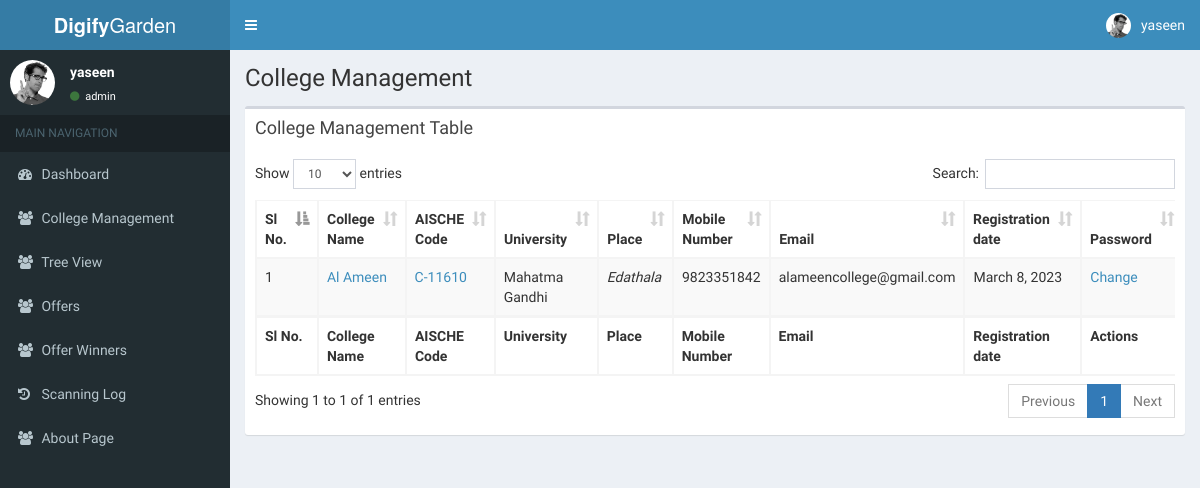
The app's page /super.digifygarden.com/pages/collagemanagement.php (signed in) with its own data.
### tables this page shows
CREATE TABLE `tbl_clg` (
  `u_id` varchar(20) NOT NULL,
  `c_name` varchar(120) NOT NULL,
  `uni_name` varchar(120) NOT NULL,
  `a_id` int(10) NOT NULL,
  `mobnum` varchar(10) NOT NULL,
  `email` varchar(120) NOT NULL,
  `clg_reg_date` timestamp NOT NULL DEFAULT current_timestamp()
);

CREATE TABLE `tbl_clg_login` (
  `log_id` int(10) NOT NULL,
  `u_id` varchar(20) NOT NULL,
  `password` varchar(60) NOT NULL,
  `status` int(2) NOT NULL,
  `remarks` varchar(40) NOT NULL
);

CREATE TABLE `tbl_clg_address` (
  `a_id` int(10) NOT NULL,
  `city` varchar(25) NOT NULL,
  `pincode` int(6) NOT NULL,
  `district` varchar(25) NOT NULL,
  `state` varchar(25) NOT NULL
);

### super.digifygarden.com/pages/collagemanagement.php (the view, shortened to what this page needs)
<!DOCTYPE html>
<html>
<head>
  <link href="../bootstrap/css/bootstrap.min.css" rel="stylesheet" type="text/css" />
  <link href="https://maxcdn.bootstrapcdn.com/font-awesome/4.3.0/css/font-awesome.min.css" rel="stylesheet" type="text/css" />
  <link href="https://code.ionicframework.com/ionicons/2.0.1/css/ionicons.min.css" rel="stylesheet" type="text/css" />
  <link href="../plugins/datatables/dataTables.bootstrap.css" rel="stylesheet" type="text/css" />
  <link href="../dist/css/AdminLTE.min.css" rel="stylesheet" type="text/css" />
  <link href="../dist/css/skins/_all-skins.min.css" rel="stylesheet" type="text/css" />
</head>
<body class="skin-blue sidebar-mini">
  <div class="wrapper">
    <?php include '../components/navigation.php';
    ?>
    <aside class="main-sidebar">
    </aside>
    <div class="content-wrapper">
      <section class="content-header">
        <h1>
          College Management
        </h1>
      </section>
      <?php
      include '../../util/connection.php';
      $query = "SELECT * FROM tbl_clg INNER JOIN tbl_clg_address ON tbl_clg.a_id = tbl_clg_address.a_id INNER JOIN tbl_clg_login ON tbl_clg.u_id = tbl_clg_login.u_id;";
      $clg = mysqli_query($conn, $query);
      ?>
      <section class="content">
        <div class="row">
          <div class="col-xs-12">
            <div class="box">
              <div class="box-header">
                <h3 class="box-title">College Management Table</h3>
              </div>
              <div class="box-body">
                <table id="example1" class="table table-bordered table-striped">
                  <thead>
                    <tr>
                      <th width="5%">Sl No.</th>
                      <th>College Name</th>
                      <th>AISCHE Code</th>
                      <th>University</th>
                      <th>Place</th>
                      <th>Mobile Number</th>
                      <th>Email</th>
                      <th>Registration date</th>
                      <th>Password</th>
                    </tr>
                  </thead>
                  <tbody>
                    <?php
$si=0;
                    if (mysqli_num_rows($clg) > 0) {
                      while ($rowData = mysqli_fetch_array($clg)) {
                        $si++;
                        $date_string = $rowData['clg_reg_date'];
                        $formatted_date = date("F j, Y", strtotime($date_string));
                        echo " <tr>
    <td>".$si."</td>
    <td><a href='clgdetailsview.php?id=" . ($rowData['u_id']) . "'>  " . ($rowData['c_name']) . "</a></td>
    <td><a href='https://digifygarden.com/uploads/".$rowData['u_id'].".pdf '   data-u-id='" . $rowData['u_id'] . "'>".$rowData['u_id']."</a></td>
    <td>" . ($rowData['uni_name']) . "</td>
    <td><i>" . ($rowData['city']) . "</i></td>
    <td>" . ($rowData['mobnum']) . "</td>
    <td>" . ($rowData['email']) . "</td>
    <td>" . ($formatted_date) . "</td>
    <td><a href='changePass.php?user_id=" . ($rowData['u_id']) . "'>Change</a></td>
    ";
                    ?>
            </tr>
        <?php
                      }
                    }
        ?>
        </tbody>
        <tfoot>
          <tr>
            <th>Sl No.</th>
            <th>College Name</th>
            <th>AISCHE Code</th>
            <th>University</th>
            <th>Place</th>
            <th>Mobile Number</th>
            <th>Email</th>
            <th>Registration date</th>
            <th>Actions</th>
          </tr>
        </tfoot>
        </table>
            </div>
          </div>
        </div>
    </div>
    </section>
  </div>
  </div>
</body>
</html>

### records on screen
tbl_clg: c_name "Al Ameen", tbl_clg_login.u_id "C-11610", uni_name "Mahatma Gandhi", a.city "Edathala", mobnum "9823351842", email "alameencollege@gmail.com", clg_reg_date "March 8, 2023"

### other values on screen
$username "yaseen"
